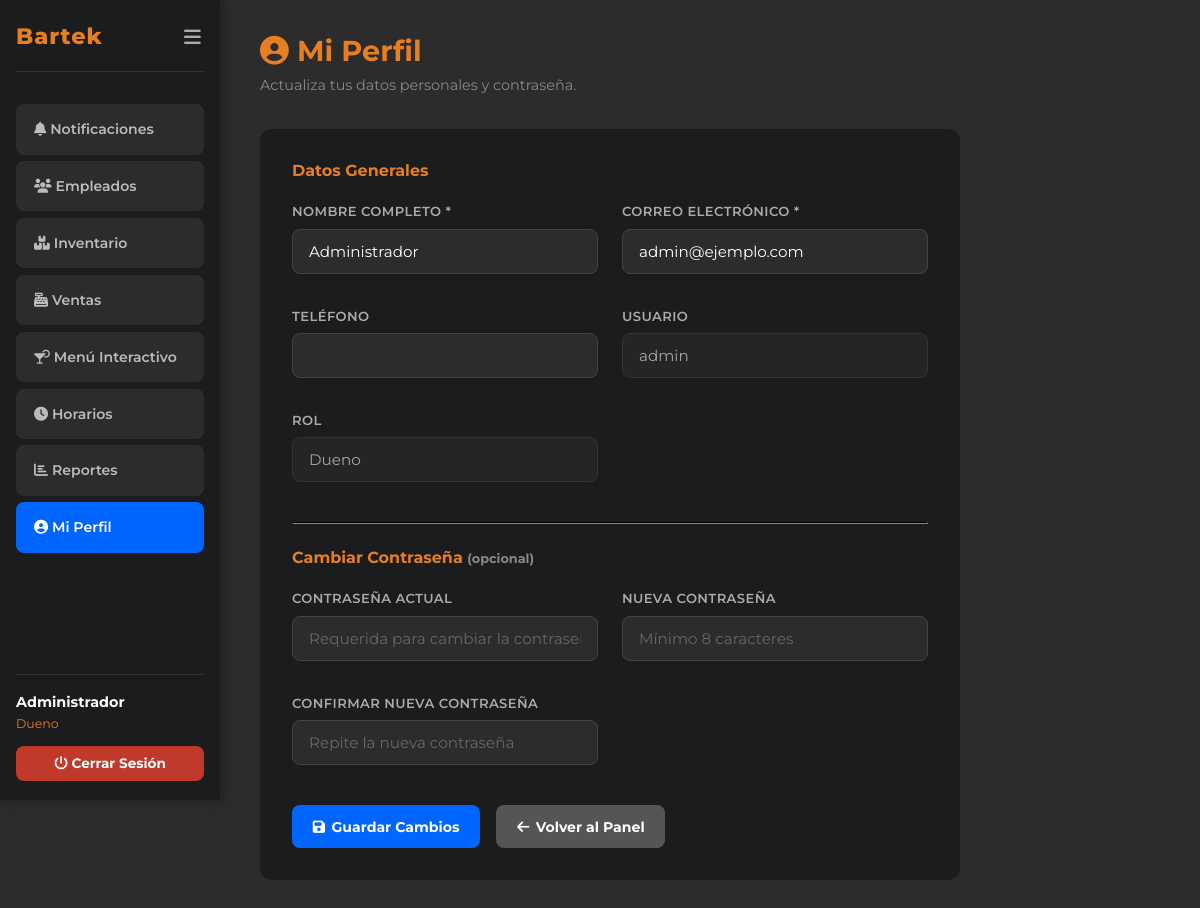
Screenshot of /perfil (signed in) with the database file from the repository.
### tables this page shows
CREATE TABLE `usuarios` (
  `id` int(10) UNSIGNED NOT NULL,
  `nombre` varchar(40) NOT NULL,
  `apellido` varchar(40) NOT NULL,
  `email` varchar(150) NOT NULL,
  `telefono` varchar(20) DEFAULT NULL,
  `usuario` varchar(60) NOT NULL,
  `contrasena` varchar(255) NOT NULL,
  `rol` enum('dueno','empleado') NOT NULL DEFAULT 'empleado',
  `activo` tinyint(1) NOT NULL DEFAULT 1,
  `creado_en` datetime NOT NULL DEFAULT current_timestamp(),
  `token_reset` varchar(64) DEFAULT NULL,
  `token_expira` int(10) UNSIGNED DEFAULT NULL,
  `solicitud_reset` tinyint(1) NOT NULL DEFAULT 0
);

### app/controllers/BaseController.php (called while the page is built, shortened)
<?php
class BaseController
{
    protected function render(string $vista, array $datos = [], string $layout = 'dashboard'): void
    {
        extract($datos, EXTR_SKIP);
        $rutaVista  = BASE_PATH . '/app/views/' . $vista . '.php';
        require $rutaVista;
    }
}

### app/controllers/PerfilController.php (called while the page is built, shortened)
<?php
require_once BASE_PATH . '/app/controllers/BaseController.php';
class PerfilController extends BaseController
{
    private UsuarioModel $modelo;
    public function __construct()
    {
        $this->modelo = new UsuarioModel();
    }
    public function index(): void
    {
        $usuario   = $this->modelo->buscarPorUsuario($_SESSION['usuario_login']);
        $tokenCSRF = generarTokenCSRF('perfil');
        $flash     = obtenerFlash();
        $this->render('perfil/index', [
            'titulo'    => 'Mi Perfil - Bartek',
            'usuario'   => $usuario,
            'tokenCSRF' => $tokenCSRF,
            'flash'     => $flash,
        ]);
    }
}

### config/database.php (called while the page is built, shortened)
<?php
class Database
{
    private static ?Database $instancia = null;
    private PDO $pdo;
    private function __construct()
    {
        $dsn = sprintf(
            'mysql:host=%s;port=%s;dbname=%s;charset=%s',
            DB_HOST, DB_PORT, DB_NAME, DB_CHARSET
        );
        $opciones = [
            PDO::ATTR_ERRMODE            => PDO::ERRMODE_EXCEPTION,
            PDO::ATTR_DEFAULT_FETCH_MODE => PDO::FETCH_ASSOC,
            PDO::ATTR_EMULATE_PREPARES   => false,
            PDO::MYSQL_ATTR_FOUND_ROWS   => true,
        ];
        try {
            $this->pdo = new PDO($dsn, DB_USER, DB_PASS, $opciones);
        } catch (PDOException $e) {
            error_log('[Bartek][DB] Error de conexión: ' . $e->getMessage());
            die(json_encode(['error' => 'Error interno del servidor. Intente más tarde.']));
        }
    }
    public static function obtenerInstancia(): Database
    {
        if (self::$instancia === null) {
            self::$instancia = new self();
        }
        return self::$instancia;
    }
    public function obtenerConexion(): PDO
    {
        return $this->pdo;
    }
}

### app/models/UsuarioModel.php (called while the page is built, shortened)
<?php
require_once BASE_PATH . '/app/models/BaseModel.php';
class UsuarioModel extends BaseModel
{
    public function buscarPorUsuario(string $usuario): array|false
    {
        $sql = 'SELECT id, nombre, apellido, email, usuario, contrasena, rol, activo
                FROM usuarios
                WHERE usuario = :usuario
                LIMIT 1';
        return $this->consultarUno($sql, [':usuario' => $usuario]);
    }
}

### app/models/BaseModel.php (called while the page is built, shortened)
<?php
class BaseModel
{
    protected PDO $db;
    public function __construct()
    {
        $this->db = Database::obtenerInstancia()->obtenerConexion();
    }
    protected function consultarUno(string $sql, array $params = []): array|false
    {
        try {
            $stmt = $this->db->prepare($sql);
            $stmt->execute($params);
            return $stmt->fetch();
        } catch (PDOException $e) {
            error_log('[Bartek][Model] consultarUno: ' . $e->getMessage());
            return false;
        }
    }
}

### app/views/perfil/index.php (the view, shortened to what this page needs)
<div class="page-header">
    <h1 class="page-title"><i class="fas fa-user-circle" aria-hidden="true"></i> Mi Perfil</h1>
    <p class="page-subtitle">Actualiza tus datos personales y contraseña.</p>
</div>
<div class="form-card">
    <form method="POST" action="<?= BASE_URL ?>/perfil/actualizar" novalidate>
        <h2 style="color:#E67E22; font-size:1rem; margin-bottom:1.2rem;">
            Datos Generales
        </h2>
        <div class="form-grid">
            <div class="form-group">
                <label for="pNombre">Nombre Completo *</label>
                <input type="text" id="pNombre" name="nombre" maxlength="100" required
                       value="<?= htmlspecialchars($usuario['nombre'] ?? '', ENT_QUOTES, 'UTF-8') ?>">
            </div>
            <div class="form-group">
                <label for="pEmail">Correo Electrónico *</label>
                <input type="email" id="pEmail" name="email" maxlength="150" required
                       value="<?= htmlspecialchars($usuario['email'] ?? '', ENT_QUOTES, 'UTF-8') ?>">
            </div>
            <div class="form-group">
                <label for="pTel">Teléfono</label>
                <input type="tel" id="pTel" name="telefono" maxlength="20"
                       value="<?= htmlspecialchars($usuario['telefono'] ?? '', ENT_QUOTES, 'UTF-8') ?>">
            </div>
            <div class="form-group">
                <label>Usuario</label>
                <input type="text" value="<?= htmlspecialchars($usuario['usuario'] ?? '', ENT_QUOTES, 'UTF-8') ?>"
                       readonly style="opacity:0.6; cursor:not-allowed;">
            </div>
            <div class="form-group">
                <label>Rol</label>
                <input type="text" value="<?= htmlspecialchars($usuario['rol'] ?? '', ENT_QUOTES, 'UTF-8') ?>"
                       readonly style="opacity:0.6; cursor:not-allowed; text-transform:capitalize;">
            </div>
        </div>
        <hr style="border-color:#333; margin:1.5rem 0;">
        <h2 style="color:#E67E22; font-size:1rem; margin-bottom:1.2rem;">
            Cambiar Contraseña <span style="color:#888; font-size:0.8rem;">(opcional)</span>
        </h2>
        <div class="form-grid">
            <div class="form-group">
                <label for="pPassAct">Contraseña Actual</label>
                <input type="password" id="pPassAct" name="pass_actual"
                       autocomplete="current-password" maxlength="128"
                       placeholder="Requerida para cambiar la contraseña">
            </div>
            <div class="form-group">
                <label for="pPassNew">Nueva Contraseña</label>
                <input type="password" id="pPassNew" name="pass_nueva"
                       autocomplete="new-password" minlength="8" maxlength="128"
                       placeholder="Mínimo 8 caracteres">
            </div>
            <div class="form-group">
                <label for="pPassConf">Confirmar Nueva Contraseña</label>
                <input type="password" id="pPassConf" name="pass_confirmar"
                       autocomplete="new-password" minlength="8" maxlength="128"
                       placeholder="Repite la nueva contraseña">
            </div>
        </div>
        <div class="form-actions">
            <button type="submit" class="btn-primary"><i class="fas fa-save" aria-hidden="true"></i> Guardar Cambios</button>
            <a href="<?= BASE_URL ?>/dashboard" class="btn-secondary"><i class="fas fa-arrow-left" aria-hidden="true"></i> Volver al Panel</a>
        </div>
    </form>
</div>

### public/css/style.css (style rules this page uses)
*, *::before, *::after { box-sizing: border-box; margin: 0; padding: 0; }
html { font-size: 16px; scroll-behavior: smooth; }
body { background-color: #2C2C2C; font-family: 'Montserrat', sans-serif; font-size: 1rem; color: #ccc; line-height: 1.6; min-height: 100vh; }
h1, h2, h3, h4 { font-weight: 700; line-height: 1.3; }
a { color: #E67E22; text-decoration: none; transition: color 0.3s ease; }
input[type="text"], input[type="email"], input[type="password"], input[type="tel"], input[type="number"], input[type="date"], input[type="time"], select, textarea { width: 100%; padding: 0.75rem 1rem; border: 1px solid #444; border-radius: 8px; background-color: #2C2C2C; color: #fff; font-family: 'Montserrat', sans-serif; font-size: 0.95rem; transition: border-color 0.3s, box-shadow 0.3s; }
input::placeholder, textarea::placeholder { color: #666; }
button, .btn-form, .btn-info { display: inline-flex; align-items: center; justify-content: center; gap: 0.4rem; padding: 0.75rem 1.8rem; border: none; border-radius: 25px; font-family: 'Montserrat', sans-serif; font-weight: 700; font-size: 0.95rem; cursor: pointer; transition: background 0.3s, box-shadow 0.3s, transform 0.15s; text-decoration: none; }

### public/css/dashboard.css (style rules this page uses)
.layout-dashboard { display: flex; min-height: 100vh; margin: 0; padding: 0; }
.page-header { margin-bottom: 2rem; }
.page-title { color: #E67E22; font-size: 1.8rem; margin-bottom: 0.3rem; }
.page-subtitle { color: #888; font-size: 0.9rem; }
.btn-primary, .btn-secondary, .btn-filter, .btn-add { display: inline-flex; align-items: center; gap: 0.4rem; padding: 0.65rem 1.3rem; border: none; border-radius: 8px; font-family: 'Montserrat', sans-serif; font-weight: 700; font-size: 0.88rem; cursor: pointer; transition: all 0.25s ease; text-decoration: none; white-space: nowrap; }
.btn-primary { background-color: #0066ff; color: #fff; }
.btn-secondary { background-color: #555; color: #fff; }
.form-card { background-color: #1a1c1e; border-radius: 12px; padding: 2rem; max-width: 700px; }
.form-grid { display: grid; grid-template-columns: repeat(auto-fit, minmax(280px, 1fr)); gap: 1rem 1.5rem; }
.form-group { margin-bottom: 1rem; }
.form-group label { display: block; color: #aaa; font-size: 0.82rem; font-weight: 600; text-transform: uppercase; letter-spacing: 0.4px; margin-bottom: 0.4rem; }
.form-actions { display: flex; gap: 1rem; margin-top: 1.5rem; flex-wrap: wrap; }

### rows the page displays
usuarios: nombre "Administrador", email "admin@ejemplo.com", usuario "admin", rol "dueno"

### other values shown
$_SESSION['usuario_nombre'] "Administrador"
$_SESSION['usuario_rol'] "Dueno"
